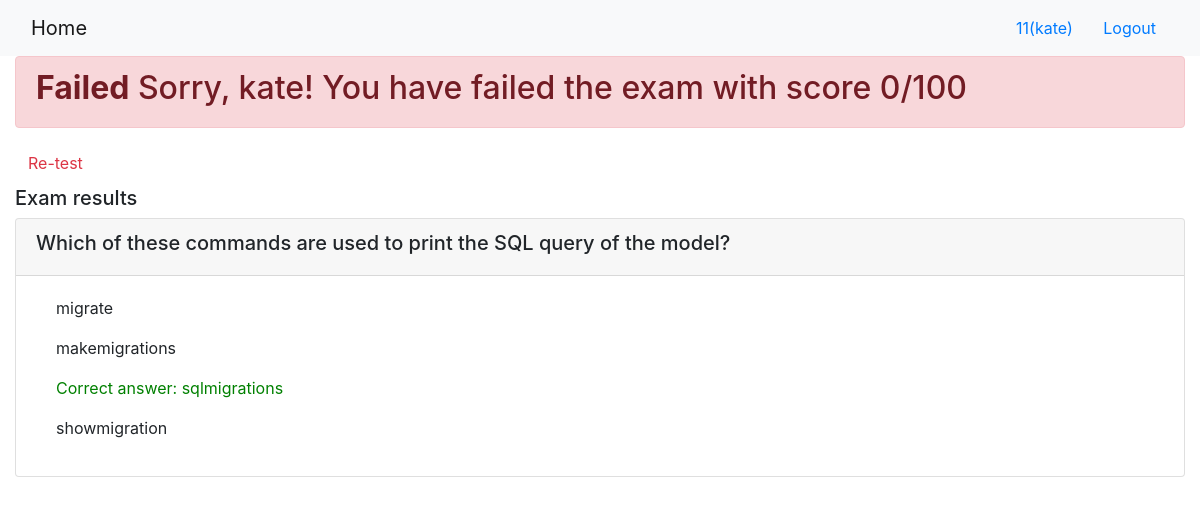
The app's page /onlinecourse/course/1/submission/1/result/ (signed in) with its own data.
### onlinecourse/models.py (models this page shows)
class Question(models.Model):
    course = models.ManyToManyField(Course)
    lesson = models.ForeignKey(Lesson, on_delete=models.CASCADE)
    question_text = models.CharField(max_length=1000)
    grade = models.FloatField()
    def is_get_score(self, selected_ids):
        all_answers = self.choice_set.filter(is_correct=True).count()
        selected_correct = self.choice_set.filter(is_correct=True, id__in=selected_ids).count()
        if all_answers == selected_correct:
            return True
        else:
            return False

class Choice(models.Model):
    question_id = models.ForeignKey(Question, on_delete=models.CASCADE, default=0)
    choice_text = models.CharField(max_length=1000)
    is_correct = models.BooleanField()

### onlinecourse/views.py (the view)
# urls.py: path('course/<int:course_id>/submission/<int:submission_id>/result/', views.show_exam_result,
def show_exam_result(request, course_id, submission_id):
    context = {}
    context['submission'] = []
    all_points = 0
    score = 0
    course = Course.objects.get(pk=course_id)
    submission = Submission.objects.get(pk=submission_id)
    questions = Question.objects.filter(course=course)
    for each in questions:
        all_points += each.grade
        if each.is_get_score(submission.choices.all()):
            score += each.grade
    context['grade'] = int(score / all_points * 100)
    context['course'] = course
    return render(request, 'onlinecourse/exam_result_bootstrap.html', context)

### onlinecourse/templates/onlinecourse/exam_result_bootstrap.html (shortened to what this page needs)
<!DOCTYPE html>
<html lang="en">
<head>
    {% load static %}
    <link rel="stylesheet" href="https://maxcdn.bootstrapcdn.com/bootstrap/4.5.2/css/bootstrap.min.css">
</head>
<body>
<nav class="navbar navbar-light bg-light">
    <div class="container-fluid">
        <div class="navbar-header">
            <a class="navbar-brand" href="{% url 'onlinecourse:index' %}">Home</a>
        </div>
        <ul class="nav navbar-nav navbar-right">
            {% if user.is_authenticated %}
            <li>
                <a class="btn btn-link" href="#">{{ user.first_name }}({{ user.username }})</a>
                <a class="btn btn-link" href="{% url 'onlinecourse:logout' %}">Logout</a>
            </li>
            {% endif %}
        </ul>
    </div>
</nav>
<div class="container-fluid">
    {% if grade > 80 %}
    <div class="alert alert-success">
        <h2><b>Congratulations, {{user.username}}!</b> You have passed the exam with score {{grade}}/100</h2>
    </div>
    {% else %}
    <div class="alert alert-danger">
        <h2><b>Failed</b> Sorry, {{user.username}}! You have failed the exam with score {{grade}}/100</h2>
    </div>
    <a class="btn btn-link text-danger" href="{% url 'onlinecourse:course_details' course.id %}">Re-test</a>
    {% endif %}
    <div class="card-columns-vertical mt-1">
        <h5 class="">Exam results</h5>
        <div class="card mt-1">
            {% for question in course.question_set.all%}
            <div class="card-header"><h5>{{question.question_text}}</h5></div>
            <div class="card-body">
                {% for choice in question.choice_set.all %}
                <div class="form-check">
                    <label class="form-check-label">
                        {% if choice.is_correct %}
                        <p style="color: green;">Correct answer: {{choice.choice_text}}</p>
                        {% else %}
                        <p>{{choice.choice_text}}</p>
                        {% endif %}
                    </label>
                </div>
                {% endfor %}
            </div>
            {% endfor %}
        </div>
    </div>
</div>
</body>
</html>

### records on screen
Question: question_text "Which of these commands are used to print the SQL query of the model?"
Choice: choice_text "migrate"
Choice: choice_text "makemigrations"
Choice: choice_text "sqlmigrations"
Choice: choice_text "showmigration"

### other values on screen
{{ user.first_name }} "11"
{{ user.username }} "kate"
{{ grade }} "0"
